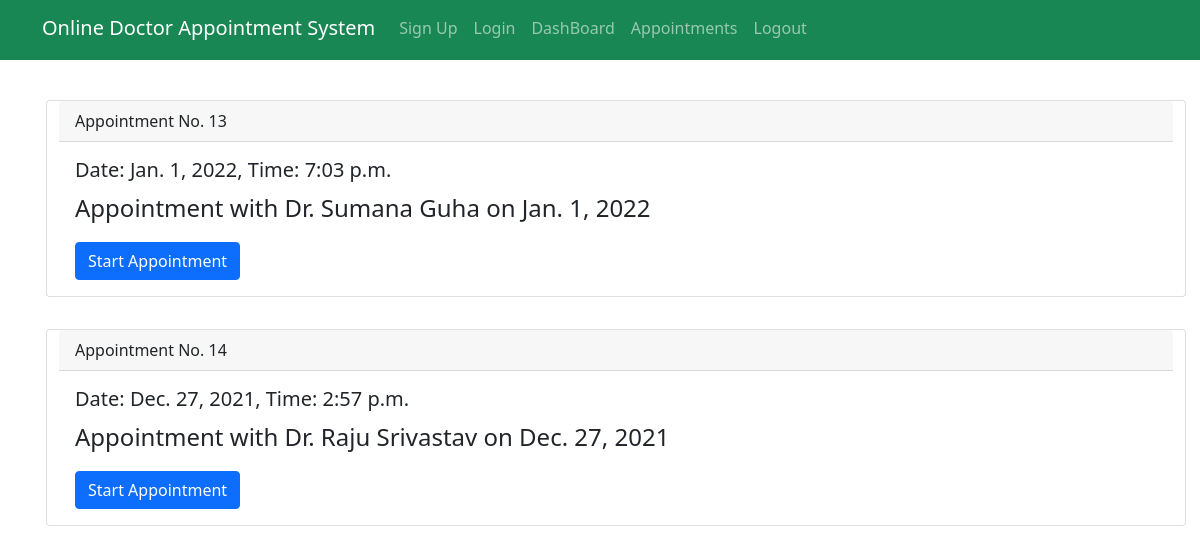
The app's page /appointments/patient/ (signed in), older data.
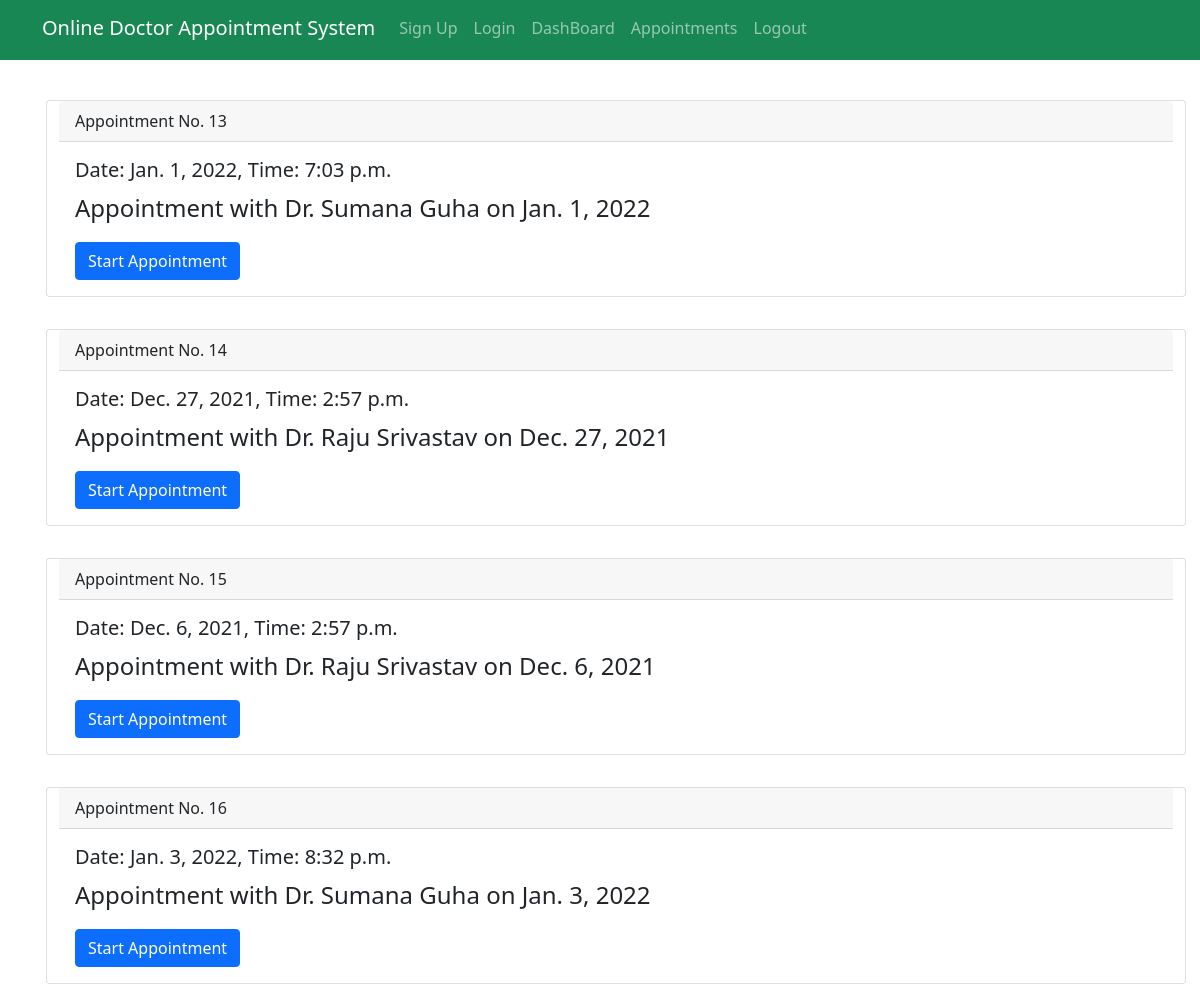
The same page, newer data.
### mainapp/models.py (models this page shows)
class Appointment(models.Model):
    STATUS = [
        ("finished","finished"),
        ("upcomming","upcomming"),
        ("ongoing","ongoing"),
    ]
    patient = models.ForeignKey(Patient, on_delete=models.CASCADE)
    doctor = models.ForeignKey(Doctor, on_delete=models.CASCADE)
    date = models.DateField(null=True, blank=True)
    time = models.TimeField(null=True, blank=True)
    status = models.CharField(null = True, blank = True, max_length=20, choices=STATUS)

### mainapp/views.py (the view)
# urls.py: path('appointments/patient/',views.PatientAppointmentPage, name="p_app"),
def PatientAppointmentPage(request):
    appointments = Appointment.objects.filter(patient = request.user)
    context = {
        'appointments': appointments,
    }
    return render(request,"patient/patient-appointment.html",context= context)

### templates/patient/patient-appointment.html
{% extends "patient/base.html" %}
{% block content %}
<div class="container">
<div class="row mt-4">
{% for appointment in appointments %}
<div class="card m-3">
    <div class="card-header">
      Appointment No. {{appointment.id}}
    </div>
    <div class="card-body">
      <h5 class="card-title">Date: {{appointment.date}}, Time: {{appointment.time}}</h5>
      <p class="card-text">Appointment with Dr. {{appointment.doctor.first_name}} {{appointment.doctor.last_name}} on {{appointment.date}}</p>
      <a href="{% url 'main-chat-view' appointment.id %}" class="btn btn-primary" target="_blank">Start Appointment</a>
    </div>
  </div>
{% endfor %}
</div>
</div>
{% endblock %}

Row changes from the older to the newer data that the page shows:
added Appointment: id "15", date "Dec. 6, 2021", time "2:57 p.m.", doctor.first_name "Raju", doctor.last_name "Srivastav"
added Appointment: id "16", date "Jan. 3, 2022", time "8:32 p.m.", doctor.first_name "Sumana", doctor.last_name "Guha"
